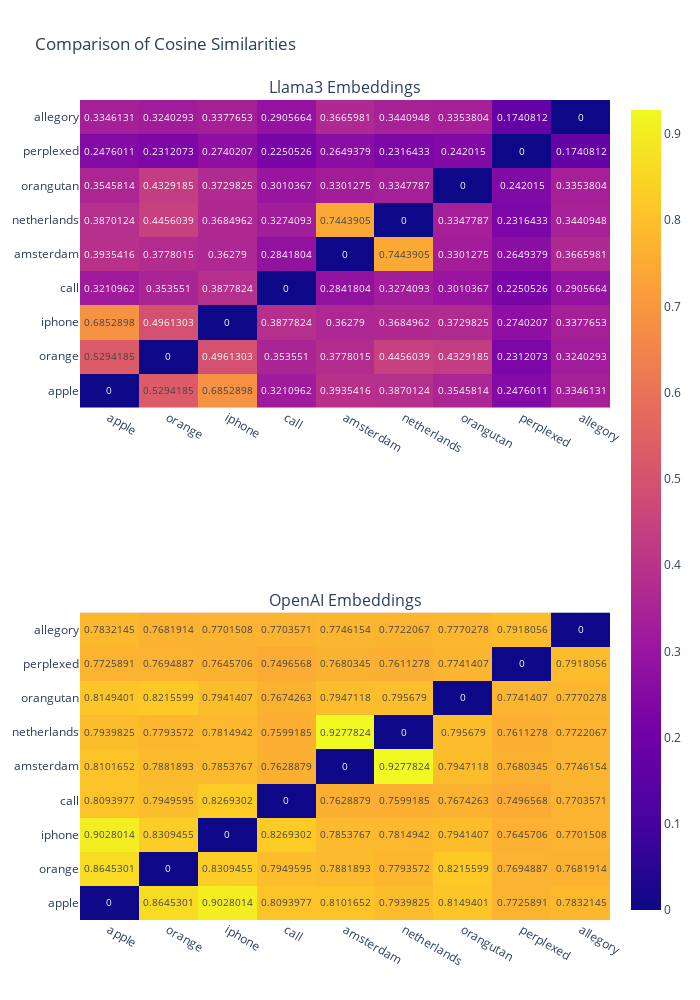

The code cell stored with this chart in its notebook:
### Markdown cell above
#### Making heatmaps for cosine similarity

### Code cell
import numpy as np
import plotly.express as px
import plotly.subplots as sp
from langchain.embeddings import OllamaEmbeddings
from langchain_openai import OpenAIEmbeddings

# Function to calculate cosine similarity
def cosine_similarity(vector1, vector2):
    dot_product = np.dot(vector1, vector2)
    norm1 = np.linalg.norm(vector1)
    norm2 = np.linalg.norm(vector2)
    return dot_product / (norm1 * norm2)

# Function to calculate pairwise similarities and return a Plotly heatmap
def calculate_similarity_heatmap(embedding_model, words, model_name, color_scale, zmin=None, zmax=None):
    # Calculate embeddings for each word
    embeddings = [embedding_model.embed_query(word) for word in words]

    # Initialize a similarity matrix
    similarity_matrix = np.zeros((len(words), len(words)))

    # Calculate pairwise similarities
    for i in range(len(words)):
        for j in range(len(words)):
            if i != j:
                similarity_matrix[i, j] = cosine_similarity(
                    np.array(embeddings[i]), 
                    np.array(embeddings[j])
                )

    # Create a heatmap using Plotly
    heatmap = px.imshow(
        similarity_matrix,
        labels=dict(x="Words", y="Words", color="Similarity"),
        x=words,
        y=words,
        title=f"Pairwise Cosine Similarity Matrix ({model_name})",
        color_continuous_scale=color_scale,
        zmin=zmin,
        zmax=zmax,
        text_auto=True,
    )

    # Update layout for better visualization
    heatmap.update_layout(
        xaxis_title="Words",
        yaxis_title="Words",
        width=600,
        height=500,
    )

    return heatmap

# Initialize the OllamaEmbeddings model
ollama_model = OllamaEmbeddings(model="nomic-embed-text")
ollama_heatmap = calculate_similarity_heatmap(
    ollama_model, 
    word_list, 
    "llama3 embeddings", 
    color_scale="YlGnBu",
    zmin=0,   # Cosine similarity ranges from -1 to 1
    zmax=1    # Setting range from 0 to 1 for more intuitive interpretation
)

# Initialize the OpenAIEmbeddings model
openai_model = OpenAIEmbeddings()
openai_heatmap = calculate_similarity_heatmap(
    openai_model, 
    word_list, 
    "openai embeddings", 
    color_scale="Viridis",
    zmin=0,   # Cosine similarity ranges from -1 to 1
    zmax=1    # Setting range from 0 to 1 for more intuitive interpretation
)

# Create a subplot figure to display both heatmaps stacked vertically
fig = sp.make_subplots(rows=2, cols=1, subplot_titles=("Llama3 Embeddings", "OpenAI Embeddings"))

# Add the first heatmap to the first subplot (first row)
for trace in ollama_heatmap.data:
    fig.add_trace(trace, row=1, col=1)

# Add the second heatmap to the second subplot (second row)
for trace in openai_heatmap.data:
    fig.add_trace(trace, row=2, col=1)

# Update the layout to ensure vertical stacking
fig.update_layout(
    title_text="Comparison of Cosine Similarities",
    showlegend=False,
    width=700,  # Adjust width for vertical stack
    height=1000, # Adjust height for vertical stack
)

# Show the combined plot
fig.show()

### Figure 1 — Plotly figure (JSON) as saved in the notebook; plotly's stock layout.template omitted (floating-point values rounded to 4 significant figures)
{"data": [{"coloraxis": "coloraxis", "hovertemplate": "Words: %{x}<br>Words: %{y}<br>Similarity: %{z}<extra></extra>", "name": "0", "texttemplate": "%{z}", "type": "heatmap", "x": ["apple", "orange", "iphone", "call", "amsterdam", "netherlands", "orangutan", "perplexed", "allegory"], "xaxis": "x", "y": ["apple", "orange", "iphone", "call", "amsterdam", "netherlands", "orangutan", "perplexed", "allegory"], "yaxis": "y", "z": [[0, 0.5294, 0.6853, 0.3211, 0.3935, 0.387, 0.3546, 0.2476, 0.3346], [0.5294, 0, 0.4961, 0.3536, 0.3778, 0.4456, 0.4329, 0.2312, 0.324], [0.6853, 0.4961, 0, 0.3878, 0.3628, 0.3685, 0.373, 0.274, 0.3378], [0.3211, 0.3536, 0.3878, 0, 0.2842, 0.3274, 0.301, 0.2251, 0.2906], [0.3935, 0.3778, 0.3628, 0.2842, 0, 0.7444, 0.3301, 0.2649, 0.3666], [0.387, 0.4456, 0.3685, 0.3274, 0.7444, 0, 0.3348, 0.2316, 0.3441], [0.3546, 0.4329, 0.373, 0.301, 0.3301, 0.3348, 0, 0.242, 0.3354], [0.2476, 0.2312, 0.274, 0.2251, 0.2649, 0.2316, 0.242, 0, 0.1741], [0.3346, 0.324, 0.3378, 0.2906, 0.3666, 0.3441, 0.3354, 0.1741, 0]]}, {"coloraxis": "coloraxis", "hovertemplate": "Words: %{x}<br>Words: %{y}<br>Similarity: %{z}<extra></extra>", "name": "0", "texttemplate": "%{z}", "type": "heatmap", "x": ["apple", "orange", "iphone", "call", "amsterdam", "netherlands", "orangutan", "perplexed", "allegory"], "xaxis": "x2", "y": ["apple", "orange", "iphone", "call", "amsterdam", "netherlands", "orangutan", "perplexed", "allegory"], "yaxis": "y2", "z": [[0, 0.8645, 0.9028, 0.8094, 0.8102, 0.794, 0.8149, 0.7726, 0.7832], [0.8645, 0, 0.8309, 0.795, 0.7882, 0.7794, 0.8216, 0.7695, 0.7682], [0.9028, 0.8309, 0, 0.8269, 0.7854, 0.7815, 0.7941, 0.7646, 0.7702], [0.8094, 0.795, 0.8269, 0, 0.7629, 0.7599, 0.7674, 0.7497, 0.7704], [0.8102, 0.7882, 0.7854, 0.7629, 0, 0.9278, 0.7947, 0.768, 0.7746], [0.794, 0.7794, 0.7815, 0.7599, 0.9278, 0, 0.7957, 0.7611, 0.7722], [0.8149, 0.8216, 0.7941, 0.7674, 0.7947, 0.7957, 0, 0.7741, 0.777], [0.7726, 0.7695, 0.7646, 0.7497, 0.768, 0.7611, 0.7741, 0, 0.7918], [0.7832, 0.7682, 0.7702, 0.7704, 0.7746, 0.7722, 0.777, 0.7918, 0]]}], "layout": {"annotations": [{"font": {"size": 16}, "showarrow": false, "text": "Llama3 Embeddings", "x": 0.5, "xanchor": "center", "xref": "paper", "y": 1, "yanchor": "bottom", "yref": "paper"}, {"font": {"size": 16}, "showarrow": false, "text": "OpenAI Embeddings", "x": 0.5, "xanchor": "center", "xref": "paper", "y": 0.375, "yanchor": "bottom", "yref": "paper"}], "height": 1000, "showlegend": false, "title": {"text": "Comparison of Cosine Similarities"}, "width": 700, "xaxis": {"anchor": "y", "domain": [0, 1]}, "xaxis2": {"anchor": "y2", "domain": [0, 1]}, "yaxis": {"anchor": "x", "domain": [0.625, 1]}, "yaxis2": {"anchor": "x2", "domain": [0, 0.375]}}}
